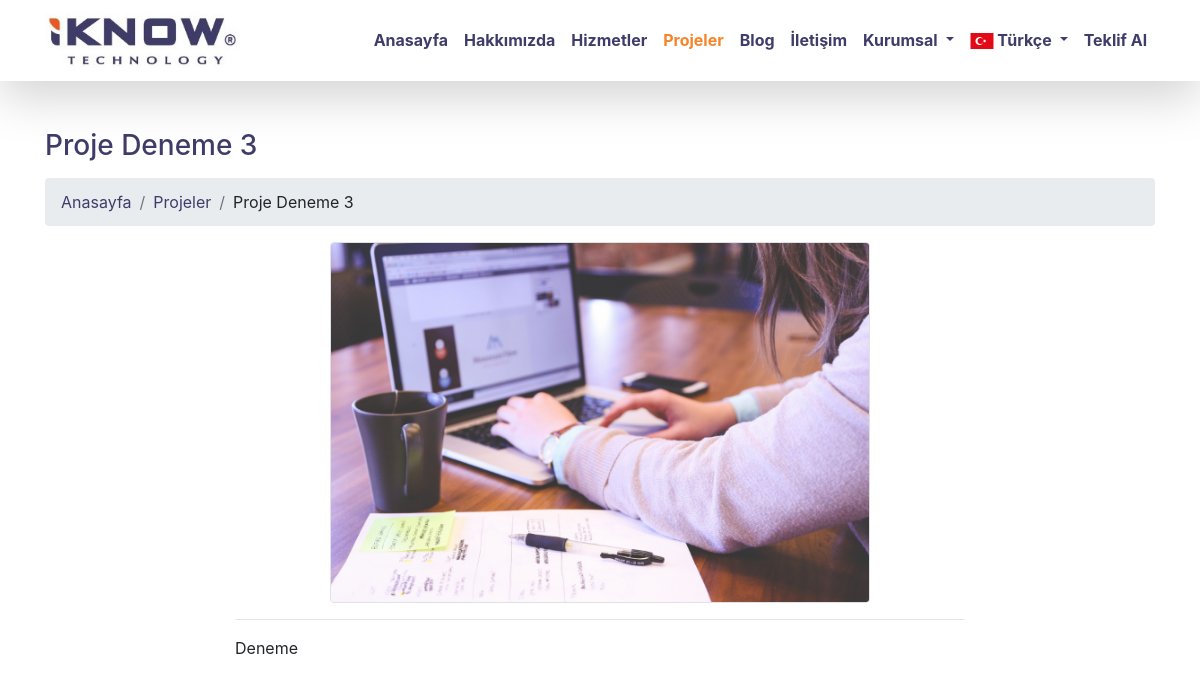
Screenshot of /tr/projeler/proje-deneme-3/ with the database file from the repository.
### apps/tr/iknowcms_portfolio/models.py (models this page shows, shortened)
class Portfolio(models.Model):
    portfolioTitle = models.CharField(
        max_length=100,
        unique=True,
        verbose_name="Proje Başlığı",
        help_text="Maksimum 100 karakter, benzersiz.")
    portfolioContent = RichTextUploadingField(
        verbose_name="Proje İçeriği")
    portfolioImage = models.ImageField(
        upload_to="project/tr/%Y/%m/%d/",
        default="project/default_project_image.png",
        verbose_name="Proje Görseli",
        help_text="600x400 piksel olmalı.")
    portfolioSlug = models.SlugField(
        max_length=100,
        unique=True,
        verbose_name="Proje Uzantısı",
        help_text="Proje başlığının url uzantı formatı, benzersiz.")
    class Meta:
        verbose_name = 'Proje'
        verbose_name_plural = 'Projeler'

### apps/tr/iknowcms_portfolio/views.py (the view)
# urls.py: path('<slug:portfolioSlug>/', views.portfolioSingle, name='portfolioSingle'),
def portfolioSingle(request, portfolioSlug):
    portfolioSingle = Portfolio.objects.get(portfolioSlug=portfolioSlug)
    return render(request, 'tr/portfolio/portfolioSingle.html', {"portfolioSingle": portfolioSingle})

### templates/tr/portfolio/portfolioSingle.html (shortened to what this page needs)
{% extends 'tr/layout.html' %}
{% load static %}
{% block content %}
<div class="container mt-5">
    <h3 class="mb-3">
        {% block title %}{{ portfolioSingle.portfolioTitle }}{% endblock title %}
    </h3>
    <ol class="breadcrumb">
        <li class="breadcrumb-item active">
            <a href="{% url 'home' %}">Anasayfa</a>
        </li>
        <li class="breadcrumb-item active"><a href="{% url 'portfolioList' %}">Projeler</a></li>
        <li class="breadcrumb-item">{{portfolioSingle.portfolioTitle}}</li>
    </ol>
    <div class="row">
        <div class="col-md-6 offset-md-3 col-xs-12">
            <img class="img-fluid border rounded" src="{{ portfolioSingle.portfolioImage.url }}" alt="">
        </div>
        <div class="col-md-8 offset-md-2 col-xs-12">
            <hr>
            <p>{{ portfolioSingle.portfolioContent|safe }}</p>
        </div>
    </div>
</div>
{% endblock content %}

### static/css/modern-business.css (style rules this page uses)
h3 { color: #3f3c6a; }
a { color: #3f3c6a; text-decoration: none; }

### rows the page displays
Portfolio: portfolioTitle "Proje Deneme 3", portfolioImage (placeholder picture), portfolioContent "Deneme"
